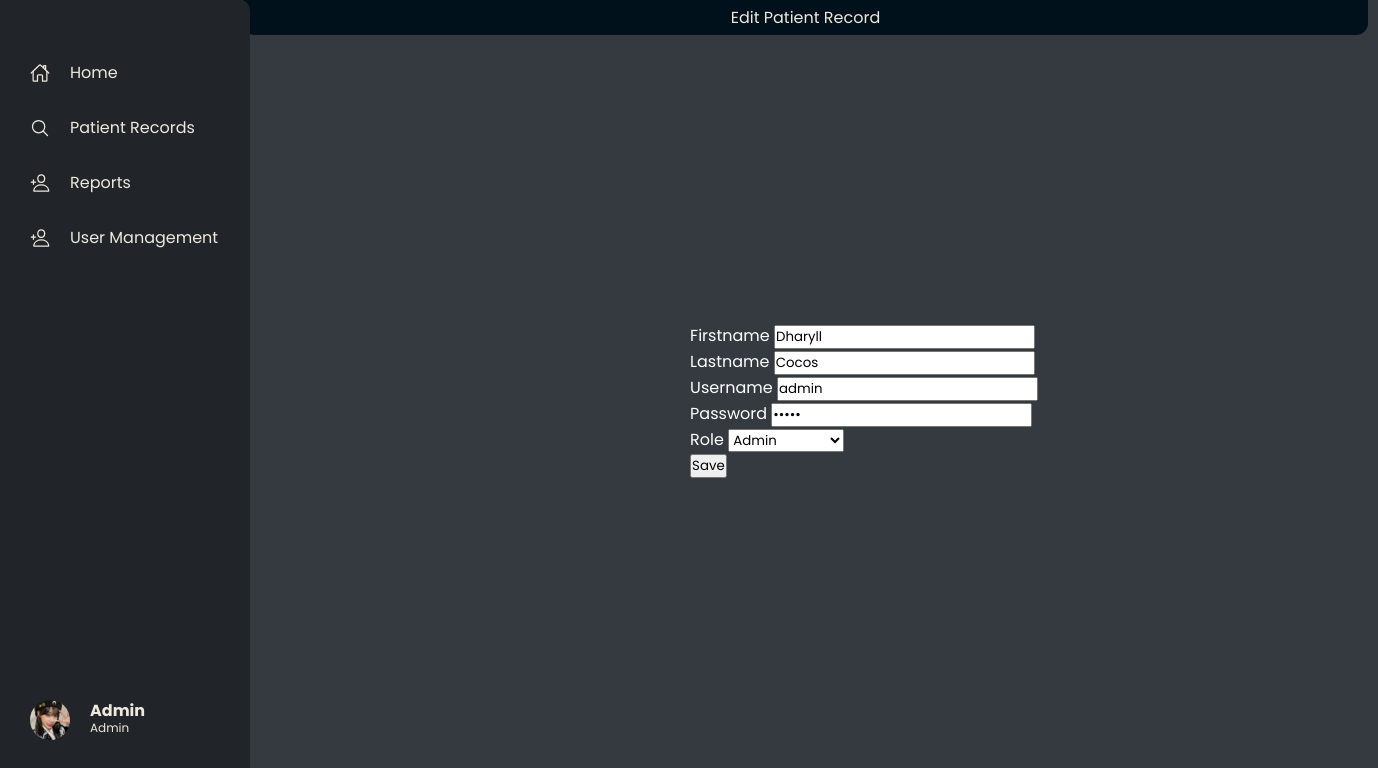
The app's page /admin/editusers.php?user_id=1 (signed in) with its own data.
### tables this page shows
CREATE TABLE
    `users` (
        `user_id` int(11) NOT NULL,
        `user_fname` varchar(255) NOT NULL,
        `user_lname` varchar(255) NOT NULL,
        `role` varchar(255) NOT NULL,
        `username` varchar(255) NOT NULL,
        `password` varchar(255) NOT NULL,
        `user_created` date NOT NULL DEFAULT current_timestamp()
    );

### admin/editusers.php (the view, shortened to what this page needs)
<?php
include '../auth/conn.php';
?>
<!DOCTYPE html>
<html lang="en">
<head>
  <link rel="stylesheet" href="../includes/style.css">
  <link href='https://unpkg.com/boxicons@2.1.4/css/boxicons.min.css' rel='stylesheet'>
</head>
<body class="dark-mode">
  <div class="parent">
    <div class="child header">
      <p>Edit Patient Record</p>
    </div>
    <div class="main">
      <div class="child">
        <div class="container">
          <nav>
            <ul class="link-items ">
              <li class="link-item ">
                <a href="./home.php" class="link">
                  <ion-icon name="home-outline"></ion-icon>
                  <span>Home</span>
                </a>
              </li>
              <li class="link-item ">
                <a href="./patientrecords" class="link"><ion-icon name="search-outline"></ion-icon>
                  <span>Patient Records</span>
                </a>
              </li>
              <li class="link-item">
                <a href="./reports.php" class="link">
                  <ion-icon name="person-add-outline"></ion-icon>
                  <span>Reports</span>
                </a>
              </li>
              <li class="link-item">
                <a href="./userrecords.php" class="link">
                  <ion-icon name="person-add-outline"></ion-icon>
                  <span>User Management</span>
                </a>
              </li>
              <li class="link-item user">
                <a href="./logout.php" class="link">
                  <img src="../public/winter.jpg" alt="user-icon">
                  <span>
                    <h4><?= $_SESSION['username'] ?></h4>
                    <p><?= $_SESSION['role'] ?></p>
                  </span>
                </a>
              </li>
            </ul>
          </nav>
        </div>
      </div>
      <div class="child content">
        <?php
        if (isset($_GET['user_id'])) {
          $user_id = $_GET['user_id'];
          $sql = "SELECT * FROM users WHERE user_id = $user_id";
          $result = mysqli_query($conn, $sql);
          $row = mysqli_fetch_array($result);
        ?>
          <div class="addpatientform">
            <form action="" method="POST" style="color: white;">
              <div>
                <label for="user_fname">Firstname</label>
                <input type="text" value="<?php echo $row['user_fname'] ?>" name="user_fname">
              </div>
              <div>
                <label for="user_lname">Lastname</label>
                <input type="text" value="<?php echo $row['user_lname'] ?>" name="user_lname">
              </div>
              <div>
                <label for="username">Username</label>
                <input type="text" value="<?php echo $row['username'] ?>" name="username">
              </div>
              <div>
                <label for="pr_grade_section">Password</label>
                <input type="password" value="<?php echo $row['password'] ?>" name="password">
              </div>
              <div>
                <label for="role">Role</label>
                <select name="role">
                  <option value="admin" <?php if ($row['role'] == "admin") {
                                          echo "selected";
                                        } ?>>Admin</option>
                </select>
              </div>
              <input type="submit" name="edit" value="Save">
            </form>
          </div>
        <?php
        }
        ?>
      </div>
    </div>
  </div>
</body>
</html>

### includes/style.css (style rules this page uses)
* { margin: 0; padding: 0; box-sizing: border-box; font-family: "Poppins", sans-serif; }
body { position: relative; min-height: 100vh; width: 100%; overflow: hidden; display: flex; align-items: center; justify-content: center; background: #343a40; }
.parent { display: flex; flex-direction: column; height: 100vh; }
.main { display: flex; flex-grow: 1; }
.content { flex-grow: 1; }
:root { --primary-clr: #7522e6; --bg-clr: #f2f4f5; --white-bg: #fff; --dark-text-clr: #363b46; --light-text-clr: #fff; --hover-clr: #f1e8fd; }
body.dark-mode { --primary-clr: #7522e6; --bg-clr: #1e1e1e; --white-bg: #23262b; --dark-text-clr: #fff; --light-text-clr: #fff; --hover-clr: #31313f; }
.container { position: fixed; top: 0; left: 0; width: 250px; height: 100vh; padding: 20px; overflow: hidden; border-radius: 0px 10px 10px 10px; background-color: #212529; transition: all 0.3s ease; }
.container ul { list-style: none; display: flex; flex-direction: column; gap: 10px; }
.link-item:last-child { margin-top: 100px; }
.link-item a { display: flex; align-items: center; width: 100%; padding: 10px; border-radius: 10px; text-decoration: none; font-size: 16px; white-space: nowrap; text-transform: capitalize; color: #eee9da; }
.link-item:last-child span h4 { line-height: 1; }
.link-item:last-child span p { font-size: 12px; }
a:is(:link, :active, :visited).active { color: var(--light-text-clr); background-color: var(--primary-clr); }
.link-item ion-icon { min-width: 20px; min-height: 20px; margin-right: 20px; position: relative; }
.link-item img { width: 40px; height: 40px; margin-right: 20px; border-radius: 50%; }
.user { position: absolute; bottom: 50px; width: 80%; }
.header { background: #00111c; position: absolute; top: 0; left: 243px; width: 1125px; color: #fff; font-family: "Poppins", sans-serif; height: 35px; border-radius: 0px 0px 12px 12px; text-align: center; margin-right: 20px; }
.header p, .footer p { margin-top: 5px; color: #eee9da; }
.content { display: flex; justify-content: center; align-items: center; margin-left: 350px; color: #fff; }

### records on screen
users: user_fname "Dharyll", user_lname "Cocos", username "admin", role "Admin"

### other values on screen
$_SESSION['username'] "Admin"
$_SESSION['role'] "Admin"
